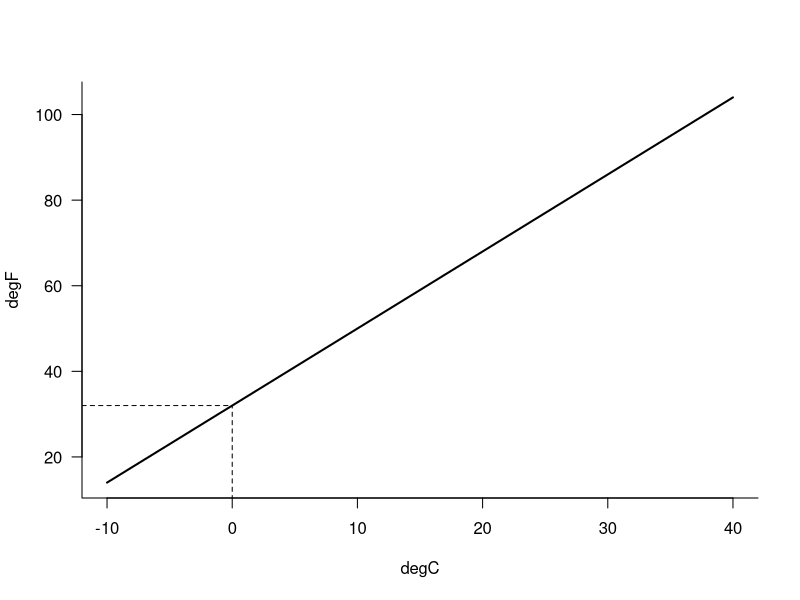
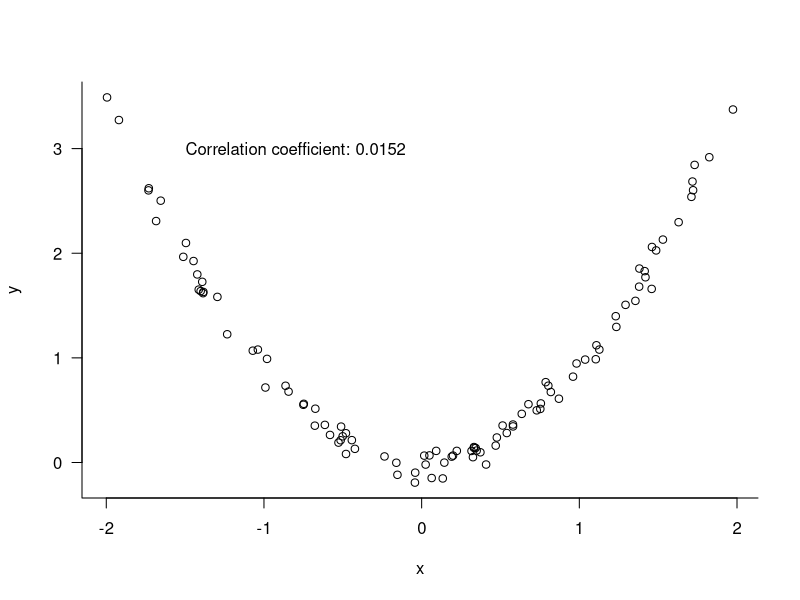
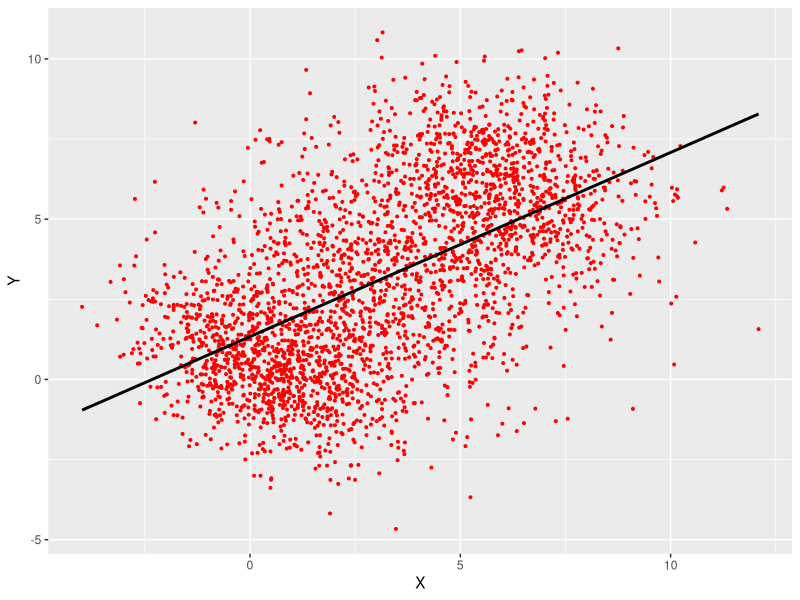
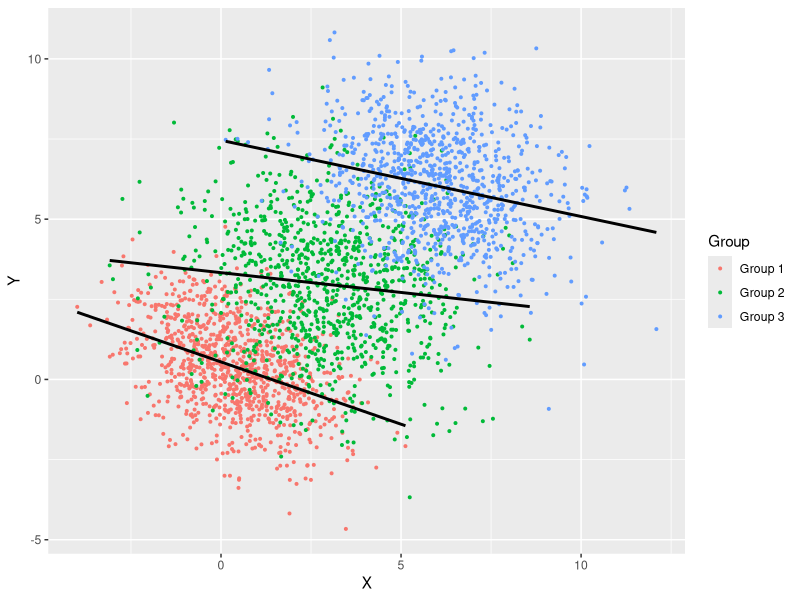

These figures' R source, in order:
## ---- chunk 1
#| fig.cap: Linear relationship between $^\circ F$ and $^\circ C$.
#| label: fig-fahrenheit
#| 
degC <- seq(-10,40,1)
degF <- degC * 9/5 + 32
plot(degC,degF,las=1,bty="l",type="l",lwd=2)
lines(x=c(0,0),y=c(10,32), lty="dashed")
lines(x=c(-12,0),y=c(32,32),lty="dashed")
## ---- chunk 2
#| fig.cap: Strong nonlinear relationship with small (linear) correlation coefficient.
#| label: fig-corr-nonlin
#| 
set.seed(234)
x <- runif(100,min=-2,max=2)
y <- 0.9 * x^2 + rnorm(100,0,0.1)
r <- cor(x,y)

plot(x,y,las=1,bty="l")
text(x=-0.8,y=3,labels=paste("Correlation coefficient:",round(r,4)))
## ---- chunk 3
library(MASS)
library(tidyverse)

set.seed(345)

g1 <- as.data.frame(mvrnorm(n    =1000, 
                            mu   =c(0.4,0.4), 
                            Sigma=rbind(c(2,-0.7),c(-0.7,2))))

g2 <- as.data.frame(mvrnorm(n    =1000, 
                            mu   =c(3,3), 
                            Sigma=rbind(c(4,-0.5),c(-0.5,4))))

g3 <- as.data.frame(mvrnorm(n    =1000, 
                            mu   =c(6,6), 
                            Sigma=rbind(c(3,-0.7),c(-0.7,3))))
g1$Group <- c("Group 1")
g2$Group <- c("Group 2")
g3$Group <- c("Group 3")

df <- rbind(g1,g2,g3)
names(df) <- c("X", "Y","Group")
## ---- chunk 4
#| fig.cap: Combined data and regression trend.
#| label: fig-simpson-all

pp <- df %>% ggplot(aes(x=X, y=Y)) +
    geom_point(color="red", size=0.7) + 
    geom_smooth(method='lm', se=FALSE, color="black")
print(pp)
## ---- chunk 5
#| fig.cap: Grouped data and group-specific regression trends.
#| label: fig-simpson-group

pp <- df %>% ggplot(aes(x=X, y=Y, group=Group, col=Group)) +
    geom_point(size=0.7) + 
    geom_smooth(method='lm', se=FALSE, col='black')  
print(pp)
